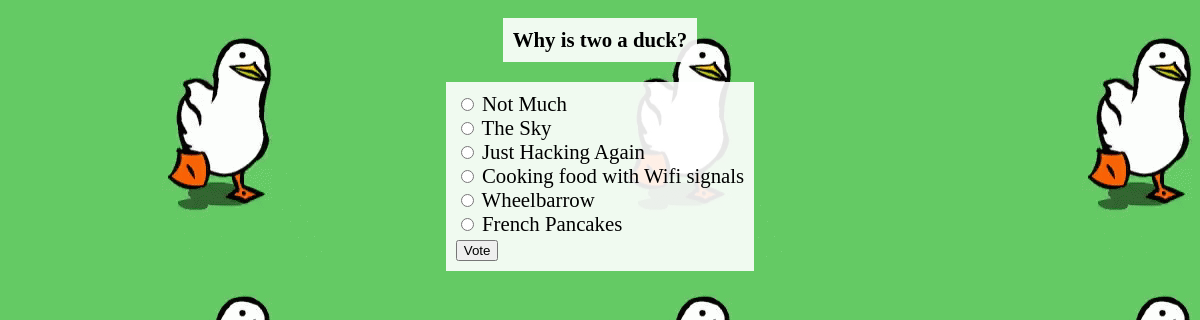
The page /polls/1/ on the database its author committed.
### polls/models.py (models this page shows, shortened)
class Question(models.Model):
    question_text = models.CharField(max_length=200)
    pub_date = models.DateTimeField('date published')

class Choice(models.Model):
    question = models.ForeignKey(Question, on_delete=models.CASCADE)
    choice_text = models.CharField(max_length=200)
    votes = models.IntegerField(default=0)

### polls/views.py (the view)
# urls.py: url(r'^(?P<pk>[0-9]+)/$', views.DetailView.as_view(), name='detail'),
class DetailView(generic.DetailView):
    model = Question
    template_name = 'polls/detail.html'

### polls/templates/polls/detail.html (shortened to what this page needs)
<!DOCTYPE html>
<html lang="en">
<head>
    {% load static %}
    <link rel="stylesheet" type="text/css" href="{% static 'polls/style.css' %}"/>
</head>
<body>
    <h1 class="easyreader">
        {{ question.question_text }}
    </h1>
    <form action="{% url 'polls:vote' question.id %}" method="post" class="easyreader">
        {% for choice in question.choice_set.all %}
            <input type="radio" name="choice" id="choice{{ forloop.counter }}" value="{{ choice.id}}"/>
            <label for="choice{{ forloop.counter }}">
                {{ choice.choice_text }}
            </label><br/>
        {% endfor %}
        <input type="submit" value="Vote" />
    </form>
</body>
</html>

### polls/static/polls/style.css (style rules this page uses)
body { display: flex; flex-direction: column; align-items: center; background: white url("images/background.gif"); }
.easyreader { background-color: rgba(255, 255, 255, 0.9); font-size: 130%; padding: 10px; margin: 10px; }

### rows shown on the page
Question: question_text "Why is two a duck?"
Choice: choice_text "Not Much"
Choice: choice_text "The Sky"
Choice: choice_text "Just Hacking Again"
Choice: choice_text "Cooking food with Wifi signals"
Choice: choice_text "Wheelbarrow"
Choice: choice_text "French Pancakes"
